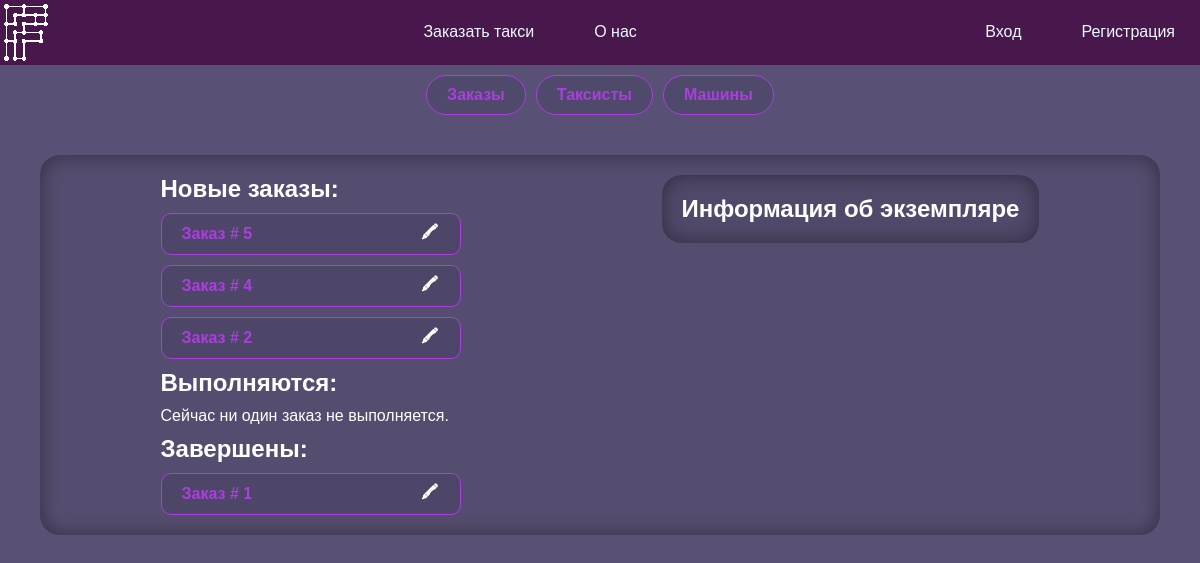
The page /admin.php?edit=order&id=5 on the database its author committed.
### tables this page shows
CREATE TABLE `orders` (
  `id` int(11) NOT NULL,
  `taxist` int(11) DEFAULT NULL,
  `client` int(11) NOT NULL,
  `from` int(11) NOT NULL,
  `to` int(11) NOT NULL,
  `weight` int(11) NOT NULL,
  `time` time NOT NULL DEFAULT '11:00:00',
  `cost` int(11) NOT NULL DEFAULT '150',
  `status` int(11) NOT NULL DEFAULT '1'
);

### funcs/DBinteraction.php (called while the page is built, shortened)
<?php
function selectFrom($query, $way)
{
    if (trim($query) == null) {
        $_SESSION['result'] = "Вы передали пустой запрос.";
    } else {
    require "connect.php";
    $res = $con->query($query);
    switch ($way) {
        case "ALL":
            $output = $res->fetch_all(MYSQLI_ASSOC);
            break;
        case "ONE":
            $output = $res->fetch_assoc();
            break;
    }}
    return $output;
}

### funcs/listGenerator.php (the view, shortened to what this page needs)
<?php
function generateListItem($listItem, $listType)
{
?>
    <div class="accent brad10 flex jc-sb ai-c">
        <span>
            <?php
            switch ($listType) {
                case "order":
            ?>
                    Заказ #
                    <?= $listItem['id'] ?>
                <?php
                    break;
                ?>
            <?php
            }
            ?>
        </span>
        <div class="flex g10">
            <?php
            switch ($listType) {
                case "order":
                    $href = "?edit=order&id=" . $listItem['id'];
                    break;
            }
            ?>
            <a href="<?= $href ?>" class="accent-invert">🖍</a>
        </div>
    </div>
<?php
}

### admin/toolOrders.php (shortened to what this page needs)
<?php
require_once("./funcs/DBinteraction.php");
$query = "SELECT orders.id,
statuses.name AS `status`
FROM orders
INNER JOIN statuses ON orders.status = statuses.id
ORDER BY `orders`.`id` DESC";
$orders = selectFrom($query, "ALL");
?>
<div class="list flex column g10 wcenter">
    <?php
    require("./funcs/listGenerator.php");
    ?>
    <h2>Новые заказы:</h2>
    <?php
    foreach ($orders as $order) {
        if ($order['status'] == "Новый") {
            generateListItem($order, "order");
        }
    }
    ?>
    <h2>Выполняются:</h2>
    <?php
    $emptyList = true;
    if ($emptyList) {
    ?>
        <p>Сейчас ни один заказ не выполняется.</p>
    <?php
    }
    ?>
    <h2>Завершены:</h2>
    <?php
    foreach ($orders as $order) {
        if ($order['status'] == "Завершён") {
            generateListItem($order, "order");
            $emptyList = false;
        }
    }
    ?>
</div>

### style.css (style rules this page uses)
*, a { margin: 0; border: 0; outline: 0; padding: 0; text-decoration: none; font-family: Arial, Helvetica, sans-serif; }
*, a, select[value], input[value] { color: white; }
body, input[value] { background-color: #585175; }
a, button { cursor: pointer; }
.list { width: 25%; min-width: 300px; }

### often.css (style rules this page uses)
.accent { border: #ab3edd 1px solid; border-radius: 25px; padding: 10px 20px; background-color: #40395c59; color: #ab3edd; font-weight: bold; transition: all 0.25s ease-out; }
.accent::placeholder { color: #ab3edd69; }
.accent span { color: #ab3edd; font-weight: bold; }
.accent-invert { height: 20px; width: 20px; display: flex; justify-content: center; align-items: center; border-radius: 0px; font-weight: bolder; transition: all 0.25s ease-out; }
.wcenter { margin: 0 auto; }
.g10 { gap: 10px; }
.brad10 { border-radius: 10px; }
.flex { display: flex; }
.column { flex-direction: column; }
.jc-sb { justify-content: space-between; }
.ai-c { align-items: center; }

### rows shown on the page
orders: id "5"
orders: id "4"
orders: id "2"
orders: id "1"
